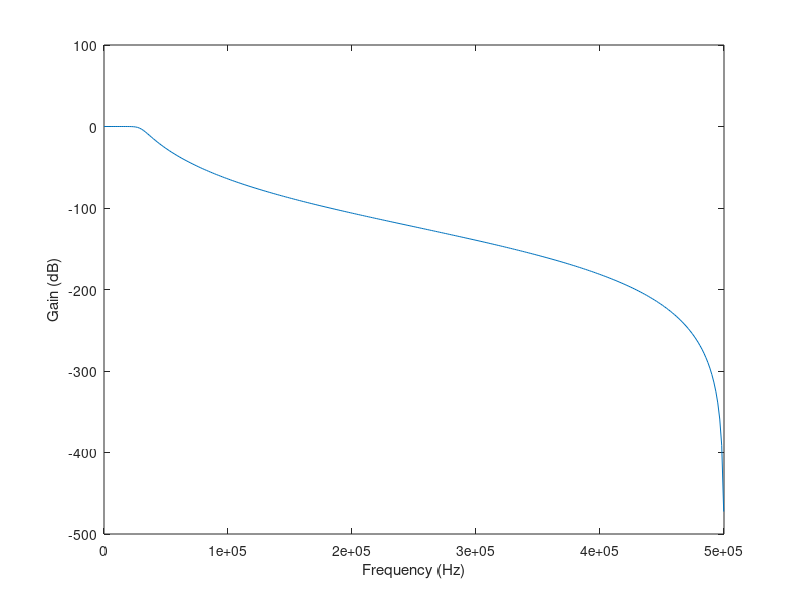

Source code (MATLAB):
%mducng/SoC/D2/G2touch
clc;
clear;
close all;
%%%%%%%%%%%%%%%%%%%%%%%%%%%%%%%%%%%%%%%%%%%%%%%%%%%%%%%%%%%%%%%%%%%%%%%%%%%
% filter lowpass design
Fs                      = 1000000;                     % sampling frequency (Hz)
wc                      = 30000;                       % Cutoff frequency
n                       = 6;                           % filter order = 2*n = 12
w1                      = (2*wc)/Fs;
[b, a]                = butter(n,w1);
%%%%%%%%%%%%%%%%%%%%%%%%%%%%%%%%%%%%%%%%%%%%%%%%%%%%%%%%%%%%%%%%%%%%%%%%%%%
w                       = 0:0.01:pi;
[h, om]                 = freqz(b, a, w);
m                       = 20*log10(abs(h));
%%%%%%%%%%%%%%%%%%%%%%%%%%%%%%%%%%%%%%%%%%%%%%%%%%%%%%%%%%%%%%%%%%%%%%%%%%%
% plot magnitude response of designed filter:
figure(1); 
plot(om/pi*(Fs/2), m);
ylabel('Gain (dB)');
xlabel('Frequency (Hz)');
